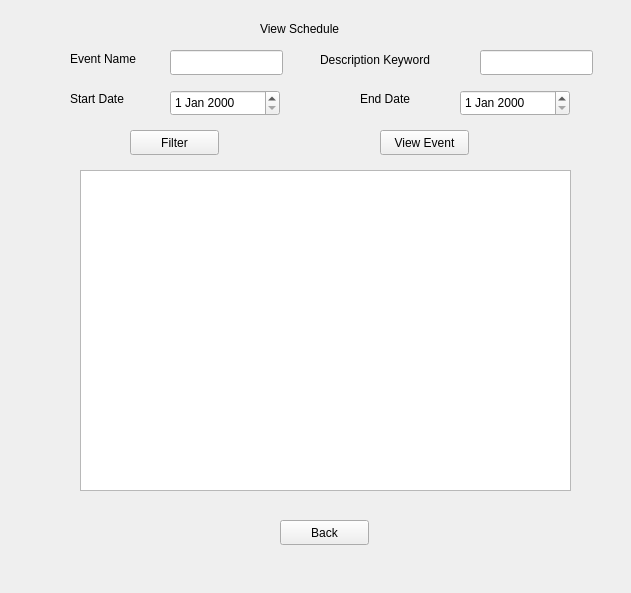
<?xml version="1.0" encoding="UTF-8"?>
<ui version="4.0">
 <class>Form</class>
 <widget class="QWidget" name="Form">
  <property name="geometry">
   <rect>
    <x>0</x>
    <y>0</y>
    <width>631</width>
    <height>593</height>
   </rect>
  </property>
  <property name="windowTitle">
   <string>Form</string>
  </property>
  <widget class="QDateEdit" name="dateEdit">
   <property name="geometry">
    <rect>
     <x>170</x>
     <y>90</y>
     <width>110</width>
     <height>26</height>
    </rect>
   </property>
  </widget>
  <widget class="QLabel" name="label_6">
   <property name="geometry">
    <rect>
     <x>70</x>
     <y>90</y>
     <width>91</width>
     <height>17</height>
    </rect>
   </property>
   <property name="text">
    <string>Start Date</string>
   </property>
  </widget>
  <widget class="QLabel" name="label_7">
   <property name="geometry">
    <rect>
     <x>360</x>
     <y>90</y>
     <width>91</width>
     <height>17</height>
    </rect>
   </property>
   <property name="text">
    <string>End Date</string>
   </property>
  </widget>
  <widget class="QDateEdit" name="dateEdit_2">
   <property name="geometry">
    <rect>
     <x>460</x>
     <y>90</y>
     <width>110</width>
     <height>26</height>
    </rect>
   </property>
  </widget>
  <widget class="QLabel" name="label">
   <property name="geometry">
    <rect>
     <x>260</x>
     <y>20</y>
     <width>191</width>
     <height>17</height>
    </rect>
   </property>
   <property name="text">
    <string>View Schedule</string>
   </property>
  </widget>
  <widget class="QLabel" name="label_2">
   <property name="geometry">
    <rect>
     <x>70</x>
     <y>50</y>
     <width>81</width>
     <height>17</height>
    </rect>
   </property>
   <property name="text">
    <string>Event Name</string>
   </property>
  </widget>
  <widget class="QLineEdit" name="lineEdit">
   <property name="geometry">
    <rect>
     <x>170</x>
     <y>50</y>
     <width>113</width>
     <height>25</height>
    </rect>
   </property>
  </widget>
  <widget class="QLabel" name="label_3">
   <property name="geometry">
    <rect>
     <x>320</x>
     <y>50</y>
     <width>151</width>
     <height>20</height>
    </rect>
   </property>
   <property name="text">
    <string>Description Keyword</string>
   </property>
  </widget>
  <widget class="QLineEdit" name="lineEdit_2">
   <property name="geometry">
    <rect>
     <x>480</x>
     <y>50</y>
     <width>113</width>
     <height>25</height>
    </rect>
   </property>
  </widget>
  <widget class="QPushButton" name="pushButton">
   <property name="geometry">
    <rect>
     <x>130</x>
     <y>130</y>
     <width>89</width>
     <height>25</height>
    </rect>
   </property>
   <property name="text">
    <string>Filter</string>
   </property>
  </widget>
  <widget class="QPushButton" name="pushButton_2">
   <property name="geometry">
    <rect>
     <x>380</x>
     <y>130</y>
     <width>89</width>
     <height>25</height>
    </rect>
   </property>
   <property name="text">
    <string>View Event</string>
   </property>
  </widget>
  <widget class="QTableWidget" name="tableWidget">
   <property name="geometry">
    <rect>
     <x>80</x>
     <y>170</y>
     <width>491</width>
     <height>321</height>
    </rect>
   </property>
  </widget>
  <widget class="QPushButton" name="pushButton_3">
   <property name="geometry">
    <rect>
     <x>280</x>
     <y>520</y>
     <width>89</width>
     <height>25</height>
    </rect>
   </property>
   <property name="text">
    <string>Back</string>
   </property>
  </widget>
 </widget>
 <resources/>
 <connections/>
</ui>
